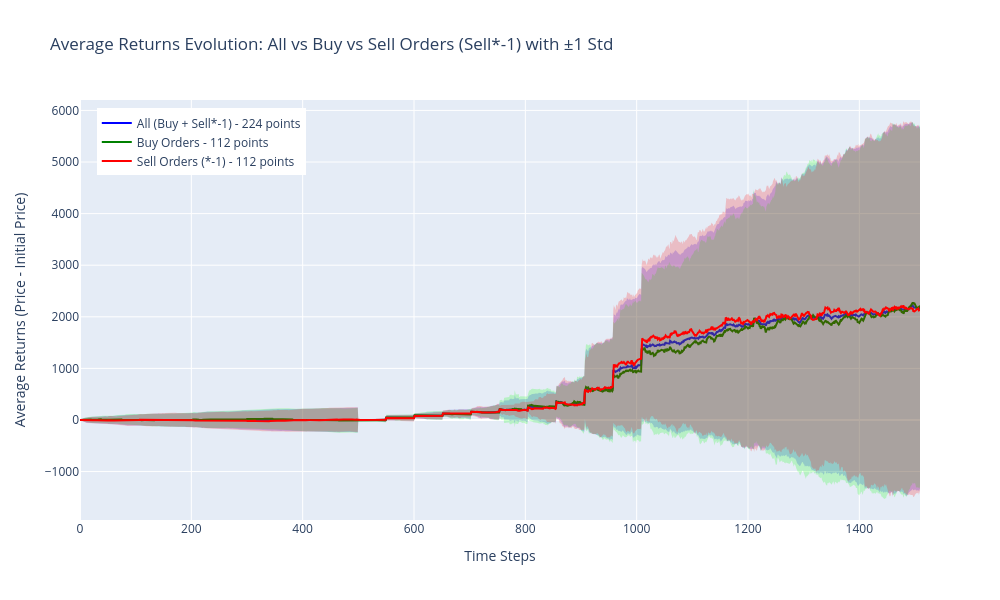

Notebook cell for this chart:
### Code cell
# Create a combined dataframe with buy and sell data
# Add prefix to distinguish buy vs sell orders
merged_buy_prefixed = merged_buy.copy()
merged_buy_prefixed['id'] = merged_buy_prefixed['id'].astype(str) + '_buy'

merged_sell_prefixed = merged_sell.copy()
merged_sell_prefixed['id'] = merged_sell_prefixed['id'].astype(str) + '_sell'

# Combine both dataframes
combined_df = pd.concat([merged_buy_prefixed, merged_sell_prefixed], ignore_index=True)

print(f"Combined dataframe shape: {combined_df.shape}")
print(f"Original buy dataset shape: {merged_buy.shape}")
print(f"Original sell dataset shape: {merged_sell.shape}")
print(f"Total rows in combined dataframe: {len(combined_df)}")

# Display sample of the combined dataframe
print("\nSample of combined dataframe:")
print(combined_df.head(10))

print(f"\nCombined dataframe created:")
print(f"- Contains {len(merged_buy_prefixed)} buy orders (with '_buy' suffix)")
print(f"- Contains {len(merged_sell_prefixed)} sell orders (with '_sell' suffix)")
print(f"- Total records: {len(combined_df):,}")

# Create plotly lineplot with 3 lines: avg on all, _buy, _sell ids
import plotly.graph_objects as go
import numpy as np

# Extract merged_data arrays and compute returns (subtract price[0])
all_returns = []
buy_returns = []
sell_returns = []

# Process all data
for _, row in combined_df.iterrows():
    data_array = np.array(row['merged_data'])
    # Convert to returns (subtract initial price)
    returns = data_array - data_array[0]
    
    if row['id'].endswith('_buy'):
        buy_returns.append(returns)
        all_returns.append(returns)
    elif row['id'].endswith('_sell'):
        # Multiply sell returns by -1
        sell_returns_inverted = returns * -1.0
        sell_returns.append(sell_returns_inverted)
        all_returns.append(sell_returns_inverted)

# Convert to numpy arrays and compute averages and standard deviations
all_returns = np.array(all_returns)
buy_returns = np.array(buy_returns)
sell_returns = np.array(sell_returns)

# Compute averages and standard deviations across samples
avg_all_returns = np.mean(all_returns, axis=0)
std_all_returns = np.std(all_returns, axis=0)

avg_buy_returns = np.mean(buy_returns, axis=0)
std_buy_returns = np.std(buy_returns, axis=0)

avg_sell_returns = np.mean(sell_returns, axis=0)
std_sell_returns = np.std(sell_returns, axis=0)

# Create x-axis (time steps)
x_axis = list(range(len(avg_all_returns)))

# Create plotly figure
fig = go.Figure()

# Add lines with error bands (mean ± std)
# All data
fig.add_trace(go.Scatter(
    x=x_axis + x_axis[::-1],
    y=np.concatenate([avg_all_returns + std_all_returns, (avg_all_returns - std_all_returns)[::-1]]),
    fill='toself',
    fillcolor='rgba(0, 0, 255, 0.2)',
    line=dict(color='rgba(255,255,255,0)'),
    hoverinfo="skip",
    showlegend=False
))

fig.add_trace(go.Scatter(
    x=x_axis,
    y=avg_all_returns,
    mode='lines',
    name=f'All (Buy + Sell*-1) - {len(all_returns)} points',
    line=dict(color='blue', width=2)
))

# Buy data
fig.add_trace(go.Scatter(
    x=x_axis + x_axis[::-1],
    y=np.concatenate([avg_buy_returns + std_buy_returns, (avg_buy_returns - std_buy_returns)[::-1]]),
    fill='toself',
    fillcolor='rgba(0, 255, 0, 0.2)',
    line=dict(color='rgba(255,255,255,0)'),
    hoverinfo="skip",
    showlegend=False
))

fig.add_trace(go.Scatter(
    x=x_axis,
    y=avg_buy_returns,
    mode='lines',
    name=f'Buy Orders - {len(buy_returns)} points',
    line=dict(color='green', width=2)
))

# Sell data
fig.add_trace(go.Scatter(
    x=x_axis + x_axis[::-1],
    y=np.concatenate([avg_sell_returns + std_sell_returns, (avg_sell_returns - std_sell_returns)[::-1]]),
    fill='toself',
    fillcolor='rgba(255, 0, 0, 0.2)',
    line=dict(color='rgba(255,255,255,0)'),
    hoverinfo="skip",
    showlegend=False
))

fig.add_trace(go.Scatter(
    x=x_axis,
    y=avg_sell_returns,
    mode='lines',
    name=f'Sell Orders (*-1) - {len(sell_returns)} points',
    line=dict(color='red', width=2)
))

# Update layout
fig.update_layout(
    title='Average Returns Evolution: All vs Buy vs Sell Orders (Sell*-1) with ±1 Std',
    xaxis_title='Time Steps',
    yaxis_title='Average Returns (Price - Initial Price)',
    width=1000,
    height=600,
    legend=dict(x=0.02, y=0.98)
)

fig.show()

print(f"\nPlot created with returns (price - initial price) and standard deviation bands:")
print(f"- All data average (blue): {len(all_returns)} samples")
print(f"- Buy data average (green): {len(buy_returns)} samples")
print(f"- Sell data average (red, *-1): {len(sell_returns)} samples")
print(f"- Note: Sell returns multiplied by -1 for comparison")
print(f"- Each line shows number of points used in calculation in legend")
print(f"- Shaded areas represent ±1 standard deviation")

### Figure 1 — Plotly figure (JSON) as saved in the notebook; plotly's stock layout.template omitted (floating-point values rounded to 4 significant figures; data arrays with more than 128 entries replaced by an {"elided": "..."} marker saying what was removed)
{"data": [{"fill": "toself", "fillcolor": "rgba(0, 0, 255, 0.2)", "hoverinfo": "skip", "line": {"color": "rgba(255,255,255,0)"}, "showlegend": false, "type": "scatter", "x": {"elided": "3020 int values"}, "y": {"elided": "3020 float values"}}, {"line": {"color": "blue", "width": 2}, "mode": "lines", "name": "All (Buy + Sell*-1) - 224 points", "type": "scatter", "x": {"elided": "1510 int values"}, "y": {"elided": "1510 float values"}}, {"fill": "toself", "fillcolor": "rgba(0, 255, 0, 0.2)", "hoverinfo": "skip", "line": {"color": "rgba(255,255,255,0)"}, "showlegend": false, "type": "scatter", "x": {"elided": "3020 int values"}, "y": {"elided": "3020 float values"}}, {"line": {"color": "green", "width": 2}, "mode": "lines", "name": "Buy Orders - 112 points", "type": "scatter", "x": {"elided": "1510 int values"}, "y": {"elided": "1510 float values"}}, {"fill": "toself", "fillcolor": "rgba(255, 0, 0, 0.2)", "hoverinfo": "skip", "line": {"color": "rgba(255,255,255,0)"}, "showlegend": false, "type": "scatter", "x": {"elided": "3020 int values"}, "y": {"elided": "3020 float values"}}, {"line": {"color": "red", "width": 2}, "mode": "lines", "name": "Sell Orders (*-1) - 112 points", "type": "scatter", "x": {"elided": "1510 int values"}, "y": {"elided": "1510 float values"}}], "layout": {"height": 600, "legend": {"x": 0.02, "y": 0.98}, "title": {"text": "Average Returns Evolution: All vs Buy vs Sell Orders (Sell*-1) with ±1 Std"}, "width": 1000, "xaxis": {"title": {"text": "Time Steps"}}, "yaxis": {"title": {"text": "Average Returns (Price - Initial Price)"}}}}
